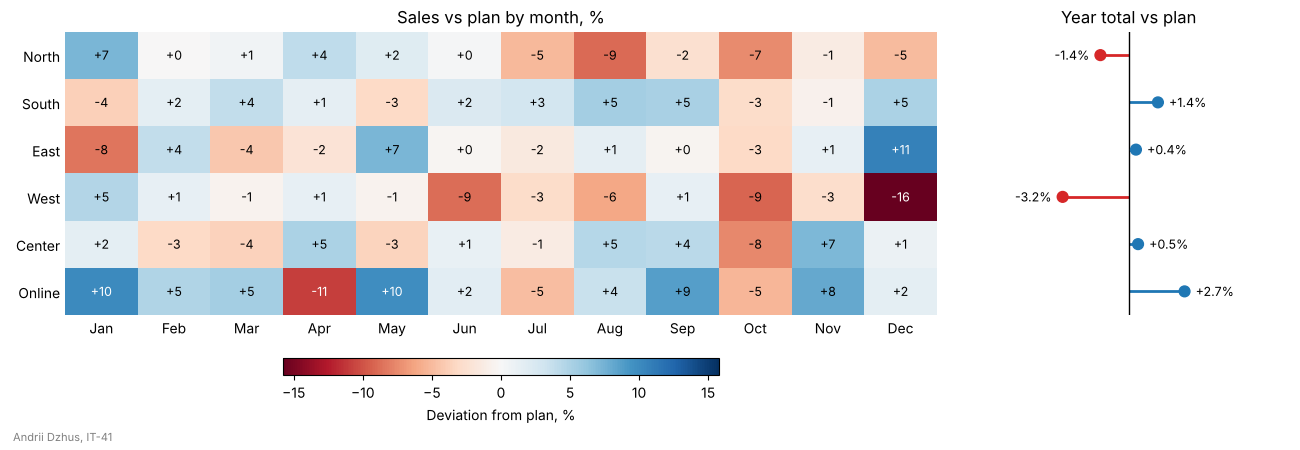

Here is the Python script that generated this plot:
import matplotlib.pyplot as plt
import numpy as np

STUDENT_NAME = "Andrii Dzhus"   # ім'я та прізвище транслітерацією
STUDENT_GROUP = "IT-41"   # група

rng = np.random.default_rng(44)
regions = ["North", "South", "East", "West", "Center", "Online"]
months = ["Jan", "Feb", "Mar", "Apr", "May", "Jun",
          "Jul", "Aug", "Sep", "Oct", "Nov", "Dec"]
# план і факт продажів, тис. грн: рядок - регіон, стовпець - місяць
plan = np.array([120, 90, 100, 80, 150, 60]).reshape(-1, 1) * np.ones(12)
trend = np.array([-0.06, 0.02, 0.0, -0.10, 0.04, 0.03]).reshape(-1, 1) * np.arange(12) / 11
fact = plan * (1 + trend + rng.normal(0, 0.05, size=(6, 12)))

deviation = (fact / plan - 1) * 100                       # відхилення за місяць, %
year_deviation = (fact.sum(axis=1) / plan.sum(axis=1) - 1) * 100

# шкала симетрична відносно нуля: 0 - білий
limit = np.abs(deviation).max()

fig, (ax_map, ax_year) = plt.subplots(
    1, 2, figsize=(13, 4.5), gridspec_kw={"width_ratios": [3, 1]}
)

# --- ліворуч: теплова карта ---
image = ax_map.imshow(deviation, cmap="RdBu", vmin=-limit, vmax=limit, aspect="auto")
for row in range(deviation.shape[0]):
    for col in range(deviation.shape[1]):
        value = deviation[row, col]
        color = "white" if abs(value) > 0.6 * limit else "black"
        # спершу округлення, потім знак: -0.3 показується як +0, а не -0
        ax_map.text(col, row, f"{round(value):+d}", ha="center", va="center",
                    color=color, fontsize=9)

ax_map.set_xticks(range(len(months)), months)
ax_map.set_yticks(range(len(regions)), regions)
ax_map.tick_params(length=0)
ax_map.spines[:].set_visible(False)
ax_map.set_title("Sales vs plan by month, %")

# шкала кольорів під картою; inset_axes не зменшує саму карту,
# тож рядки карти й графік праворуч лишаються на одній висоті
colorbar_axes = ax_map.inset_axes([0.25, -0.21, 0.5, 0.06])
colorbar = fig.colorbar(image, cax=colorbar_axes, orientation="horizontal")
colorbar.set_label("Deviation from plan, %")

# --- праворуч: відхилення за рік (lollipop) ---
y = np.arange(len(regions))
year_colors = np.where(year_deviation >= 0, "tab:blue", "tab:red")
ax_year.hlines(y, 0, year_deviation, color=year_colors, linewidth=2)
ax_year.scatter(year_deviation, y, color=year_colors, s=60, zorder=3)
ax_year.axvline(0, color="black", linewidth=1)

for yi, value in zip(y, year_deviation):
    offset = 8 if value >= 0 else -8
    ax_year.annotate(f"{value:+.1f}%", xy=(value, yi), xytext=(offset, 0),
                     textcoords="offset points", va="center",
                     ha="left" if value >= 0 else "right", fontsize=9)

span = np.abs(year_deviation).max() * 2.2
ax_year.set_xlim(-span, span)
ax_year.set_ylim(len(regions) - 0.5, -0.5)          # North угорі, як у теплової карти
ax_year.set_xticks([])
ax_year.set_yticks([])
ax_year.spines[:].set_visible(False)
ax_year.set_title("Year total vs plan")

fig.text(0.01, 0.02, f"{STUDENT_NAME}, {STUDENT_GROUP}", fontsize=8, color="gray")
fig.subplots_adjust(left=0.05, right=0.98, top=0.93, bottom=0.3, wspace=0.08)

fig.savefig("task_4.png", dpi=100)
plt.show()
